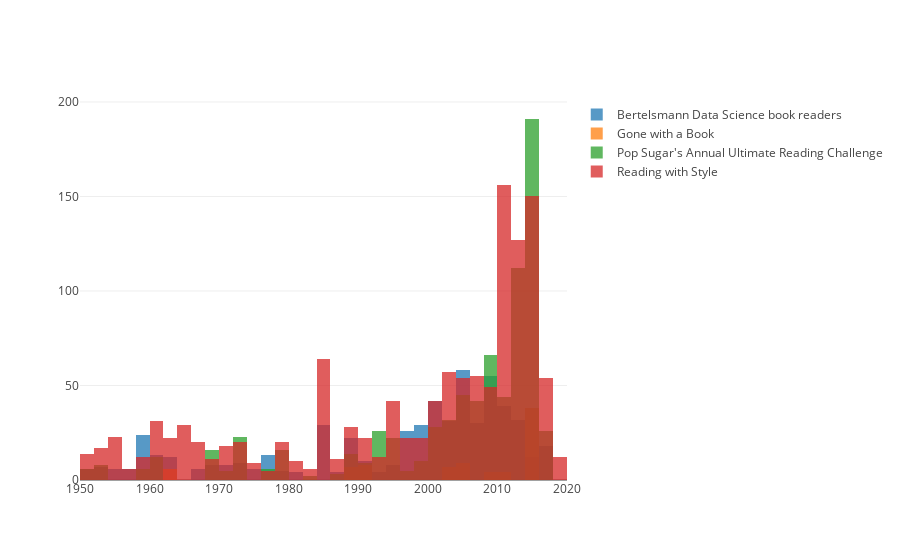

Notebook cell for this chart:
### Code cell
hist_data = [df[df.club_name==club_names[i]].pub_year for i in range(4)]
bins_setup = dict(
        start=1950,
        end=2020,
        size=2
    )

hist_figures = [
    go.Histogram(
    x=hist_data[i],
    opacity=0.75,
    name = club_names[i],
    xbins = bins_setup) for i in range(4)]

layout = go.Layout(barmode='overlay')
fig = go.Figure(data=hist_figures, layout=layout)

iplot(fig, filename='overlaid histogram',config={'showLink': False})

### Figure 1 — Plotly figure (JSON) as saved in the notebook; plotly's stock layout.template omitted (floating-point values rounded to 4 significant figures; data arrays with more than 128 entries replaced by an {"elided": "..."} marker saying what was removed)
{"data": [{"name": "Bertelsmann Data Science book readers", "opacity": 0.75, "type": "histogram", "x": {"elided": "582 int values"}, "xbins": {"end": 2020, "size": 2, "start": 1950}}, {"name": "Gone with a Book", "opacity": 0.75, "type": "histogram", "x": [1988, 1988, 1988, 1988, 1988, 1988, 1988, 2020, 2020, 2020, 2015, 2015, 2015, 2015, 2015, 2015, 2015, 2014, 2014, 2014, 2014, 2014, 2014, 2014, 2014, 2014, 2005, 2005, 2005, 2005, 2005, 2005, 2005, 2005, 2005, 2015, 2015, 2015, 2015, 2015, 2014, 2014, 2014, 2014, 2014, 2014, 2014, 2014, 2014, 2014, 2014, 2014, 2003, 2003, 2003, 2003, 2003, 2003, 2003, 1963, 1963, 1963, 1963, 1963, 1963, 2011, 2011, 2011, 2011, 2015, 2015, 2015, 2015, 2015, 2008, 2008, 2008, 2008, 1990, 1990, 1990, 1990, 1990, 1990, 1990, 1990], "xbins": {"end": 2020, "size": 2, "start": 1950}}, {"name": "Pop Sugar's Annual Ultimate Reading Challenge", "opacity": 0.75, "type": "histogram", "x": {"elided": "775 int values"}, "xbins": {"end": 2020, "size": 2, "start": 1950}}, {"name": "Reading with Style", "opacity": 0.75, "type": "histogram", "x": {"elided": "1252 int values"}, "xbins": {"end": 2020, "size": 2, "start": 1950}}], "layout": {"barmode": "overlay"}}
